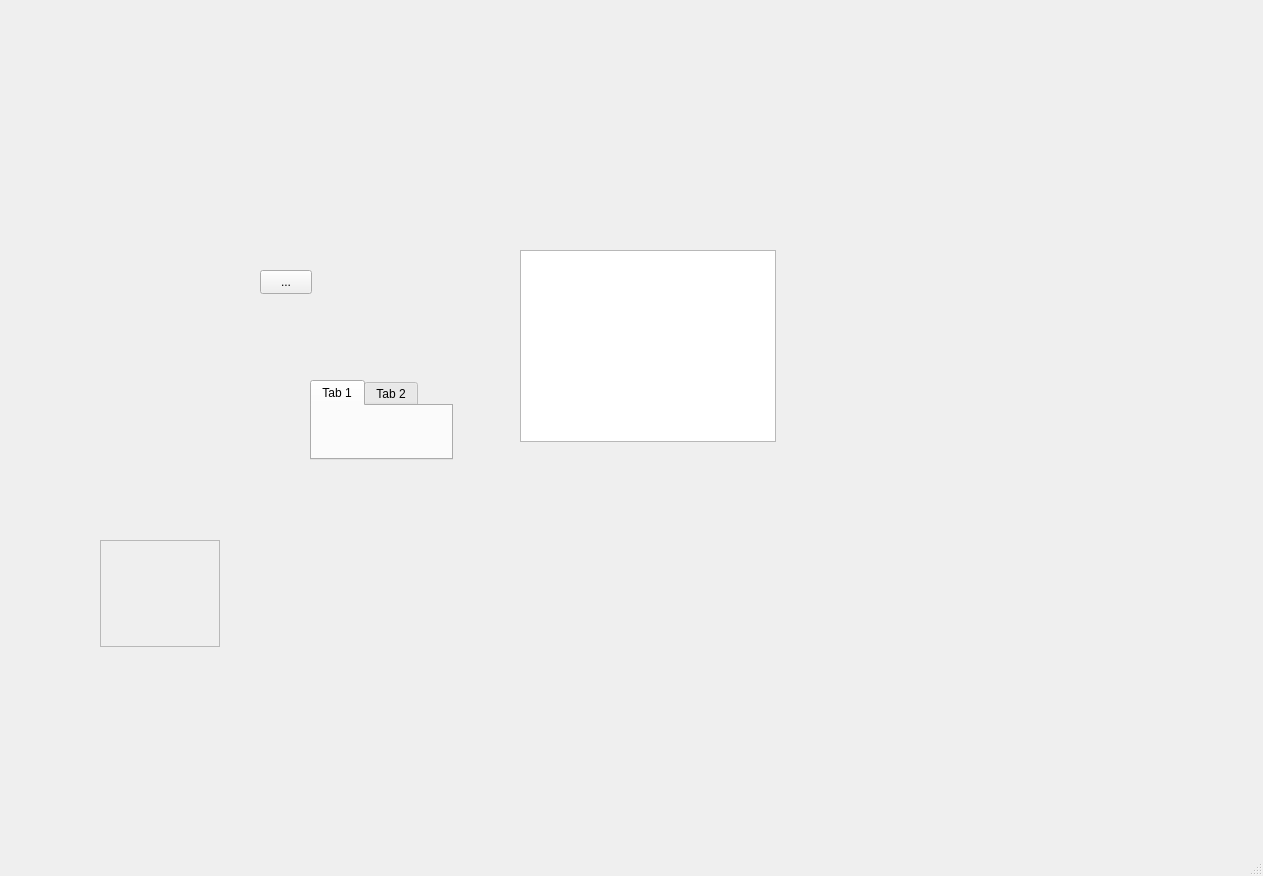
<?xml version="1.0" encoding="UTF-8"?>
<ui version="4.0">
 <class>MainWindow</class>
 <widget class="QMainWindow" name="MainWindow">
  <property name="geometry">
   <rect>
    <x>0</x>
    <y>0</y>
    <width>1263</width>
    <height>876</height>
   </rect>
  </property>
  <property name="windowTitle">
   <string>MainWindow</string>
  </property>
  <widget class="QWidget" name="centralwidget">
   <widget class="QToolButton" name="toolButton">
    <property name="geometry">
     <rect>
      <x>260</x>
      <y>270</y>
      <width>52</width>
      <height>24</height>
     </rect>
    </property>
    <property name="text">
     <string>...</string>
    </property>
   </widget>
   <widget class="QScrollArea" name="scrollArea">
    <property name="geometry">
     <rect>
      <x>100</x>
      <y>540</y>
      <width>120</width>
      <height>107</height>
     </rect>
    </property>
    <property name="widgetResizable">
     <bool>true</bool>
    </property>
    <widget class="QWidget" name="scrollAreaWidgetContents">
     <property name="geometry">
      <rect>
       <x>0</x>
       <y>0</y>
       <width>118</width>
       <height>105</height>
      </rect>
     </property>
    </widget>
   </widget>
   <widget class="QTabWidget" name="tabWidget">
    <property name="geometry">
     <rect>
      <x>310</x>
      <y>380</y>
      <width>143</width>
      <height>80</height>
     </rect>
    </property>
    <widget class="QWidget" name="tab">
     <attribute name="title">
      <string>Tab 1</string>
     </attribute>
    </widget>
    <widget class="QWidget" name="tab_2">
     <attribute name="title">
      <string>Tab 2</string>
     </attribute>
    </widget>
   </widget>
   <widget class="QListWidget" name="listWidget">
    <property name="geometry">
     <rect>
      <x>520</x>
      <y>250</y>
      <width>256</width>
      <height>192</height>
     </rect>
    </property>
   </widget>
  </widget>
  <widget class="QMenuBar" name="menubar">
   <property name="geometry">
    <rect>
     <x>0</x>
     <y>0</y>
     <width>1263</width>
     <height>30</height>
    </rect>
   </property>
  </widget>
  <widget class="QStatusBar" name="statusbar"/>
 </widget>
 <resources/>
 <connections/>
</ui>
